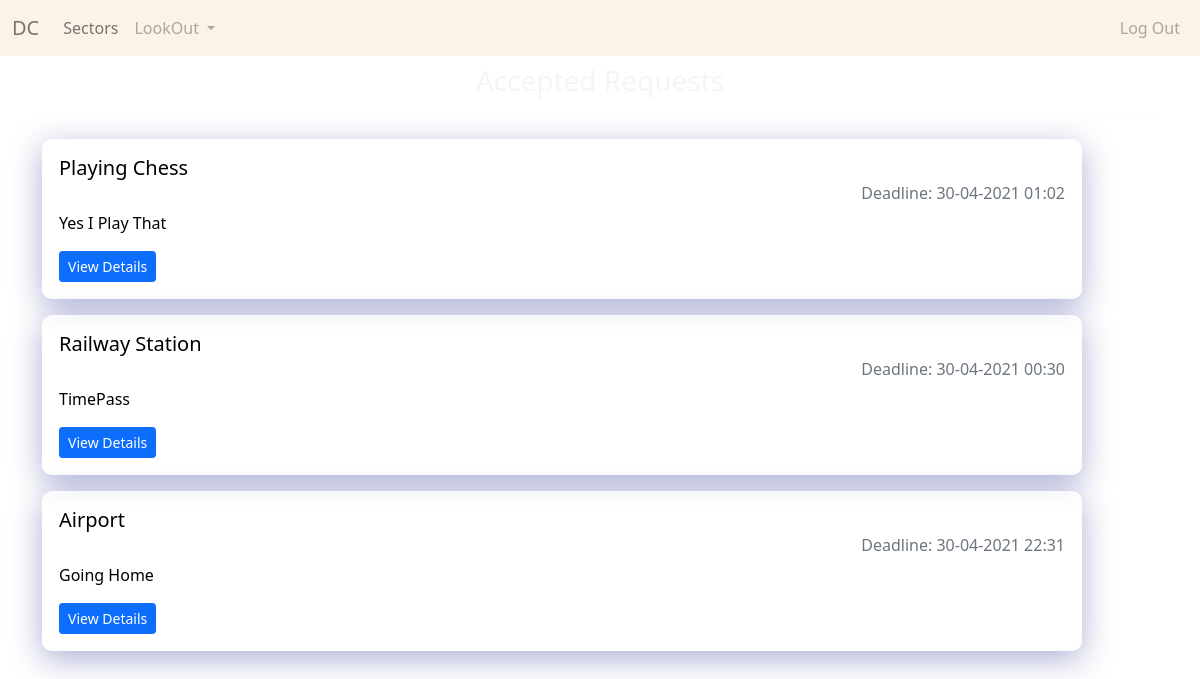
Before: /accepted/ (signed in) with the older database file.
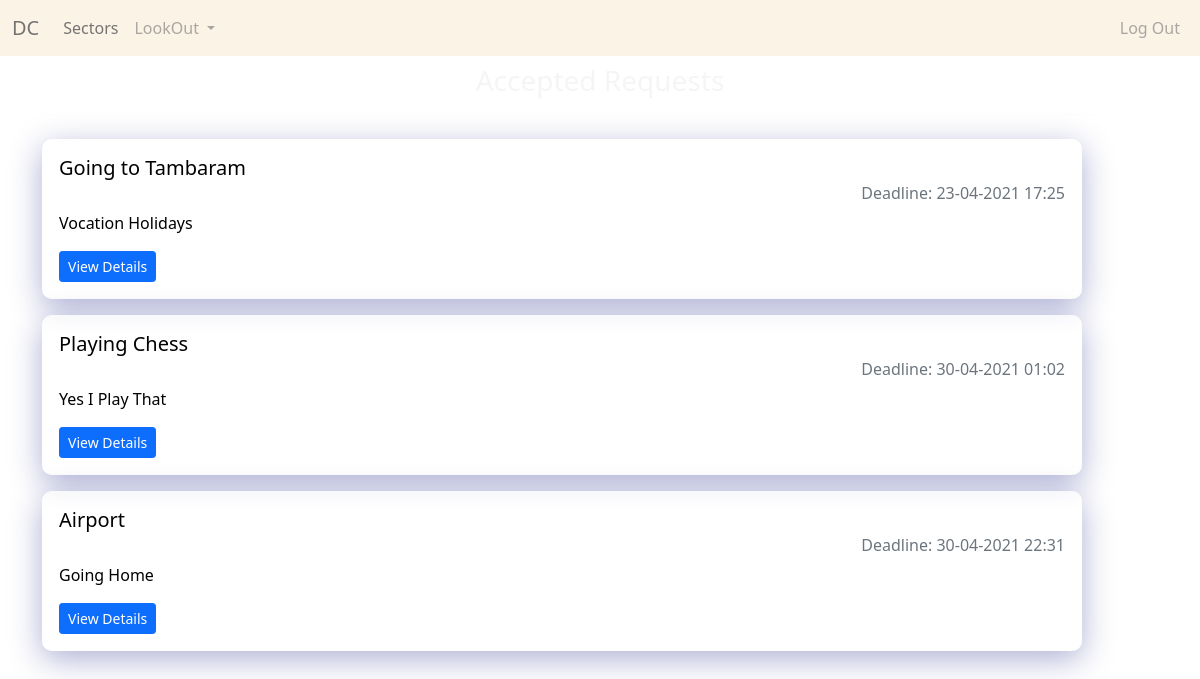
After: the same page with the newer database file.
### connect/models.py (models this page shows, shortened)
class Request(models.Model):
    requester = models.ForeignKey(User,on_delete=models.CASCADE,blank=True,related_name='req')
    sector = models.ForeignKey(SectorField,on_delete=models.CASCADE,related_name='reqsec')
    genre = models.CharField(max_length=56,null=True,blank=True)
    subject = models.CharField(max_length=128)
    content = models.TextField()
    match_with_same_gender = models.BooleanField(default=False)
    deadline = models.DateTimeField()
    is_first_year_req = models.BooleanField(default=False)
    created_at = models.DateTimeField(auto_now_add=True)
    deleted = models.BooleanField(default=False)
    pending = models.BooleanField(default=True)
    class Meta:
        ordering = ['-created_at']

### connect/views.py (the view)
# urls.py: path('accepted/',views.accepted_list_view,name='accepted'),
@login_required
def accepted_list_view(request):
    final_obj  = request.user.finalmatchuser.all()
    accepted = []
    for i in final_obj:
        if not (i.request.deleted):
            if i.request.pending:
                accepted.append(i.request)
    context = {
        'object_list':accepted,
        'status':'Accepted',
    }
    return render(request,'connect/request-status.html',context=context)

### connect/templates/connect/request-status.html
{% extends 'base.html' %}
{% block content %}
<h3 class="text-center mt-2">{{status}} Requests</h3>
<hr>
<div class="row">
    {% for req_object in object_list %}
    <div class="col-12 my-2">
        <div class="card glass-container" style="width: 65rem;">
            <div class="card-body">
                <h5 class="card-title card-blackcolor">{{req_object.subject}}</h5>
                <h6 class="card-subtitle mb-2 deadline-space text-muted">Deadline: {{req_object.deadline | date:'d-m-Y H:i'}}</h6>
                <p class="card-text card-blackcolor">{{req_object.content}}</p>
                <a class="btn btn-primary btn-sm" href="{% url 'connect:detail-request' req_object.id %}">View Details</a>
            </div>
        </div>
    </div>
    {% empty %}
    <p class="lead text-center">No {{status}} Requests</p>
    {% endfor %}
</div>
{% endblock %}

### templates/base.html (shortened to what this page needs)
{% load static %}
<!doctype html>
<html lang="en">
  <head>
    <link href="https://cdn.jsdelivr.net/npm/bootstrap@5.0.0-beta3/dist/css/bootstrap.min.css" rel="stylesheet">
    <link rel="stylesheet" href="{% static 'css/style.css' %}">
  </head>
  <body>
    <nav class="navbar navbar-expand-lg navbar-light sticky-top">
      <div class="container-fluid">
        <a class="navbar-brand" href="{% url 'connect:index' %}">DC</a>
        <div class="collapse navbar-collapse" id="navbarSupportedContent">
          <ul class="navbar-nav me-auto mb-2 mb-lg-0">
            <li class="nav-item">
              <a class="nav-link active" aria-current="page" href="{% url 'connect:sector-list' %}">Sectors</a>
            </li>
            <li class="nav-item dropdown">
              <a class="nav-link dropdown-toggle" href="#" id="navbarDropdown" role="button" data-bs-toggle="dropdown" aria-expanded="false">
                LookOut
              </a>
            </li>
          </ul>
          <ul class="navbar-nav ms-auto mb-2 mb-lg-0">
            {% if request.user.is_authenticated %}
            <li class="nav-item">
              <a class="nav-link" href="{% url 'account_logout' %}">Log Out</a>
            </li>
            {% endif %}
          </ul>
        </div>
      </div>
    </nav>
    <div class="container">
      {% block content %} {% endblock %}
    </div>
  </body>
</html>

### static/css/style.css (style rules this page uses)
* { margin: 0; padding: 0; border: 0; font-size: 100%; box-sizing: border-box; color: whitesmoke; }
body { background-image: url('https://ik.imagekit.io/oyjag5asj/image_3mP0GSYNY.jpg'); background-repeat: no-repeat; background-size: cover; background-attachment: fixed; }
.navbar { background-color: antiquewhite; opacity: 0.6; }
a { color: red; }
.glass-container { background: rgba(255, 255, 255, 0.657); box-shadow: 0 8px 32px 0 rgba( 31, 38, 135, 0.37 ); border-radius: 10px; border: 1px solid rgba( 255, 255, 255, 0.18 ); }
.card-blackcolor { color: black; }
.deadline-space { text-align: end; }

Changed rows visible on the page:
no longer on this page (row edited): Request: subject "Railway Station", deadline "30-04-2021 00:30", content "TimePass"
added Request: subject "Going to Tambaram", deadline "23-04-2021 17:25", content "Vocation Holidays"
